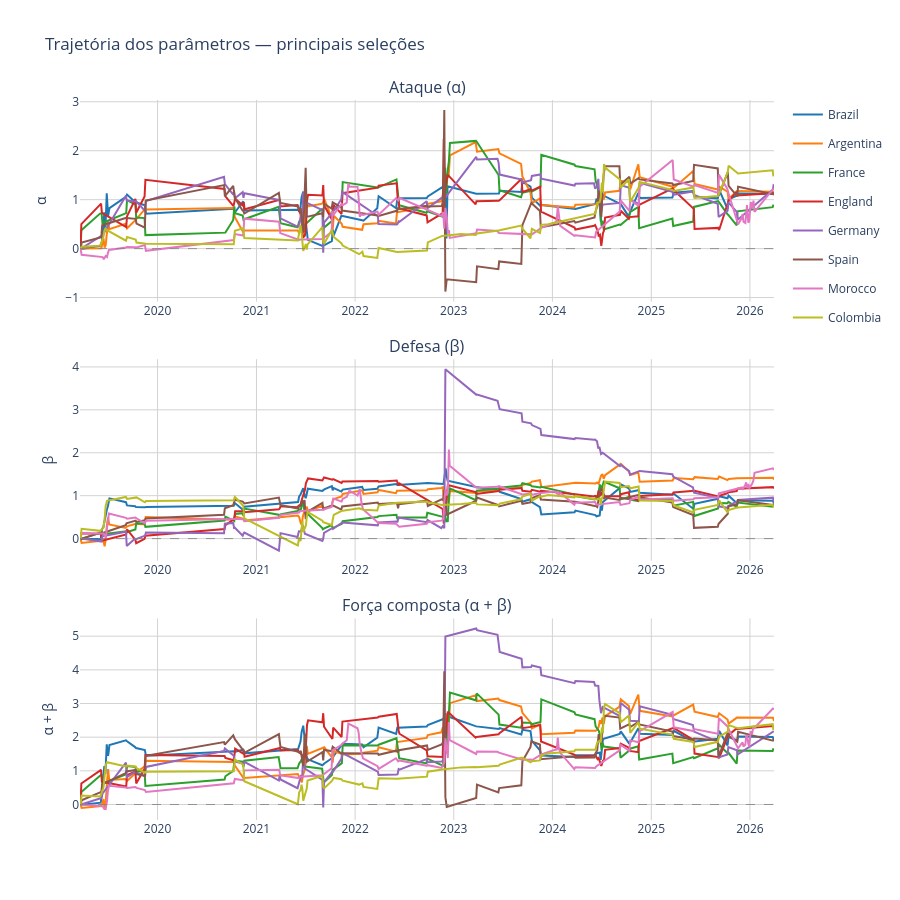

Notebook source saved alongside this figure:
### Markdown cell above
## 6. Evolução temporal dos parâmetros

Reprocessamos o dataset em ordem cronológica com um modelo separado para registrar o estado de α, β e α+β de cada seleção antes de cada atualização. Os pesos por competição são usados também nesse passo, garantindo consistência com o modelo treinado na seção 3.

### Code cell
TRACK_TEAMS = [
    "Brazil",
    "Argentina",
    "France",
    "England",
    "Germany",
    "Spain",
    "Morocco",
    "Colombia",
]
TRACK_TEAMS = [t for t in TRACK_TEAMS if t in teams]

history = {
    t: {"alpha": [], "beta": [], "strength": [], "date": []} for t in TRACK_TEAMS
}
tracker = EloPoissonModel(teams, eta=ETA)

has_weight = "game_weight" in df.columns
for row in df.itertuples(index=False):
    home, away = row.home_team, row.away_team
    if home not in tracker.alpha or away not in tracker.alpha:
        continue
    for t in (home, away):
        if t in history:
            a = tracker.alpha[t]
            b = tracker.beta[t]
            history[t]["alpha"].append(a)
            history[t]["beta"].append(b)
            history[t]["strength"].append(a + b)
            history[t]["date"].append(row.date)
    w = row.game_weight if has_weight else 1.0
    tracker.update(home, away, int(row.home_score), int(row.away_score), weight=w)


colors = [
    "#1f77b4",
    "#ff7f0e",
    "#2ca02c",
    "#d62728",
    "#9467bd",
    "#8c564b",
    "#e377c2",
    "#bcbd22",
]
fig = make_subplots(
    rows=3,
    cols=1,
    subplot_titles=["Ataque (α)", "Defesa (β)", "Força composta (α + β)"],
    vertical_spacing=0.08,
)
for i, t in enumerate(TRACK_TEAMS):
    h = history[t]
    if not h["date"]:
        continue
    color = colors[i % len(colors)]
    common = {"name": t, "line": {"color": color}, "legendgroup": t}
    fig.add_trace(
        go.Scatter(x=h["date"], y=h["alpha"], mode="lines", **common), row=1, col=1
    )
    fig.add_trace(
        go.Scatter(x=h["date"], y=h["beta"], mode="lines", **common, showlegend=False),
        row=2,
        col=1,
    )
    fig.add_trace(
        go.Scatter(
            x=h["date"], y=h["strength"], mode="lines", **common, showlegend=False
        ),
        row=3,
        col=1,
    )

for r in (1, 2, 3):
    fig.add_hline(
        y=0, line_width=0.8, line_dash="dash", line_color="gray", row=r, col=1
    )

fig.update_yaxes(
    title_text="α", row=1, col=1, showgrid=True, gridcolor="lightgrey", zeroline=False
)
fig.update_yaxes(
    title_text="β", row=2, col=1, showgrid=True, gridcolor="lightgrey", zeroline=False
)
fig.update_yaxes(
    title_text="α + β",
    row=3,
    col=1,
    showgrid=True,
    gridcolor="lightgrey",
    zeroline=False,
)
fig.update_xaxes(showgrid=True, gridcolor="lightgrey", zeroline=False)
fig.update_layout(
    title_text="Trajetória dos parâmetros — principais seleções",
    height=900,
    plot_bgcolor="white",
    paper_bgcolor="white",
)
fig.show()
